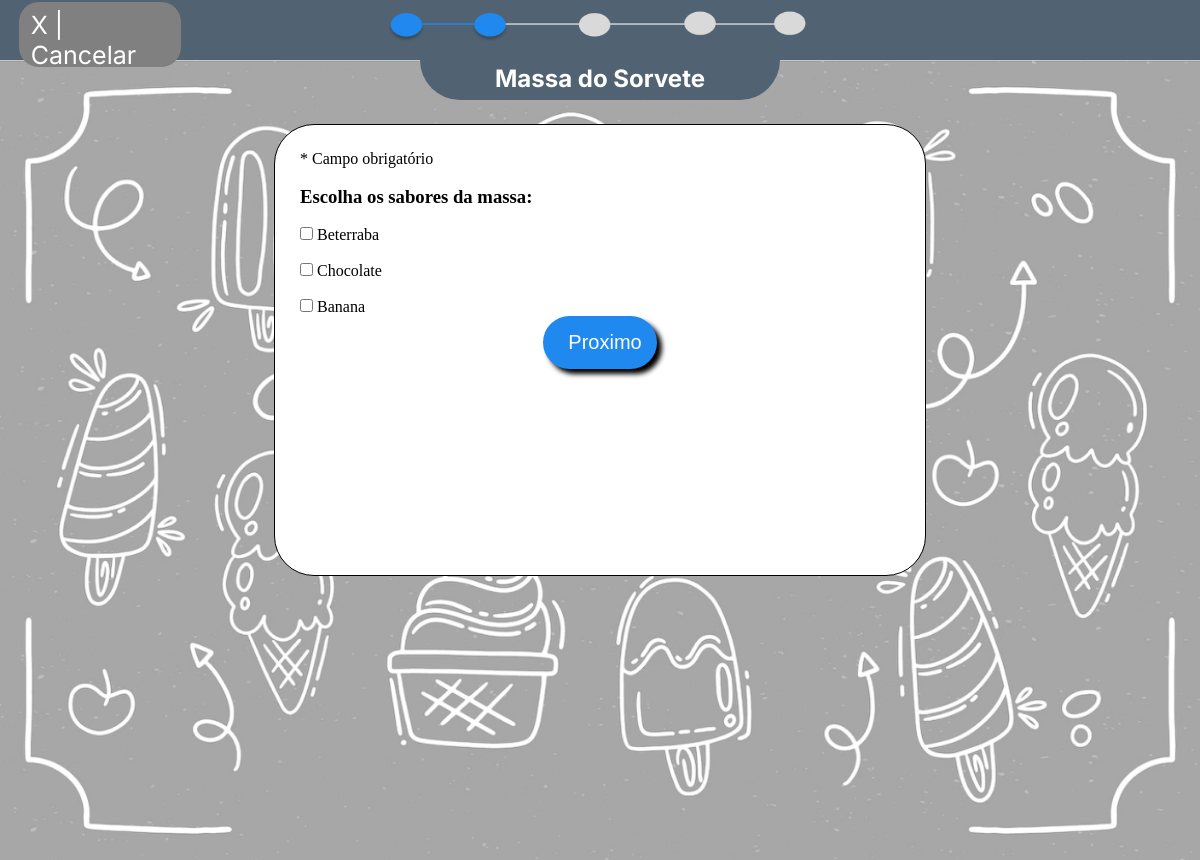
/pedir/massaSorvete.php (signed in), run on an earlier commit of the app's database.
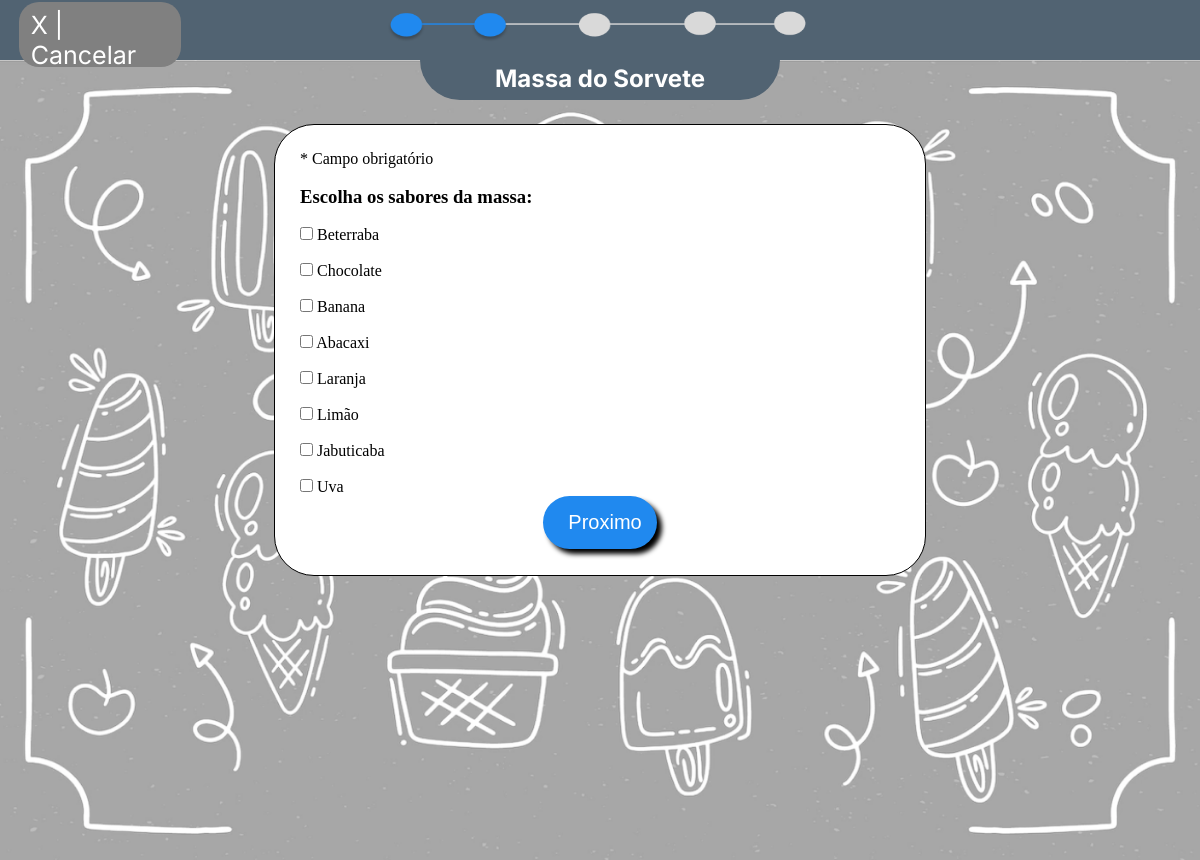
And on a later commit of the database.
### tables this page shows
CREATE TABLE `massas` (
  `id` int(11) NOT NULL,
  `nome` varchar(666) NOT NULL,
  `preco` decimal(10,2) NOT NULL
);

### classes/isfrio.php (called while the page is built, shortened)
<?php
class isfrio{
    public function procurarMassas(){
        global $pdo;
        $sql= $pdo->prepare("SELECT * FROM massas");
        $sql-> execute();
        if($sql->rowCount()>0):
            $dados = $sql->fetchAll();
            return $dados;
        else:
            return [];
        endif;
    }
}
?>

### pedir/massaSorvete.php (the view, shortened to what this page needs)
<?php
    require_once '../classes/isfrio.php';
    $u = new isfrio();
?>
<!DOCTYPE html>
<html lang="pt-br">
<head>
    <link rel="stylesheet" href="../styles/pedir1.css">
</head>
<body>
    <div id="navegador">
        <a href="../home.php" id="cancelar"><p>X | Cancelar</p></a>
        <img src="../imagens/navegador2.png" id="imgNavegador" alt="" width="450px" height="50px">
    </div>
    <div id="background">
        <div id="etapa">
            <h2>Massa do Sorvete</h2>
        </div>
        <div id="campo">
        <form method="post">
            <p>* Campo obrigatório</p>
            <br>
            <h3>Escolha os sabores da massa:</h3>
            <?php
                $u->conectar("isfrio", "localhost", "root", "");
                $massas = $u->procurarMassas();
                for($i=0; $i<count($massas); $i++){
                    $nome = $massas[$i]["nome"];
                    $id = $massas[$i]["id"];
                    echo "
                    <br>
                        <input type='checkbox' name='massas[]' value='$id' id='$id'>
                        <label for='$id'>$nome</label>
                    <br>
                    ";
                }
            ?>
                <input type="submit" value="Proximo" name="proximo" class="btnProximo">
            </form>
        </div>
    </div>
</body>
</html>

### styles/pedir1.css (style rules this page uses)
* { padding: 0px; margin: 0px; }
#navegador { display: grid; grid-template-columns: 1fr 1fr 1fr; background-color: rgb(81,99,114); height: 60px; }
#imgNavegador { grid-column-start: 2; grid-column-end: 3; }
#cancelar { grid-column-start: 1; grid-column-end: 1; margin-top: 2px; margin-left: 5%; text-decoration: none; color: white; font-size: 25px; font-family: 'Inter', sans-serif; background-color: gray; height: 63%; width: 38%; padding: 8px; border-radius: 20px; padding-left: 12px; }
#etapa { background-color: rgb(81,99,114); margin-left: 35%; margin-right: 35%; height: 40px; border-top: none; border-bottom-right-radius: 50px; border-bottom-left-radius: 50px; color: white; }
#background { background-image: url('../imagens/backgroundMontar.png'); background-size: 100% 100%; display: block; height:auto; width:auto; background-repeat: no-repeat; min-width: 100vh; min-height: 100vh; }
h2 { padding-top: 1%; text-align: center; font-family: 'Inter', sans-serif; }
#campo { padding-bottom: 2%; }
form { padding: 25px; background-color: white; margin-top: 2%; margin-left: auto; margin-right: auto; width: 6em; width: 600px; border: 1px solid black; border-radius: 40px; height:auto; overflow:hidden; min-height: 400px; }
.btnProximo { background-color: rgb(32, 137, 239); color: white; font-size: 20px; border: none; border-radius: 50px; box-shadow: 5px 5px 5px black; padding: 15px; padding-left: 25px; padding-rigth: 25px; display: block; margin-left: auto; margin-right: auto; }

What changed in the data, as far as the page shows it:
added massas: nome "Abacaxi"
added massas: nome "Laranja"
added massas: nome "Limão"
added massas: nome "Jabuticaba"
added massas: nome "Uva"
